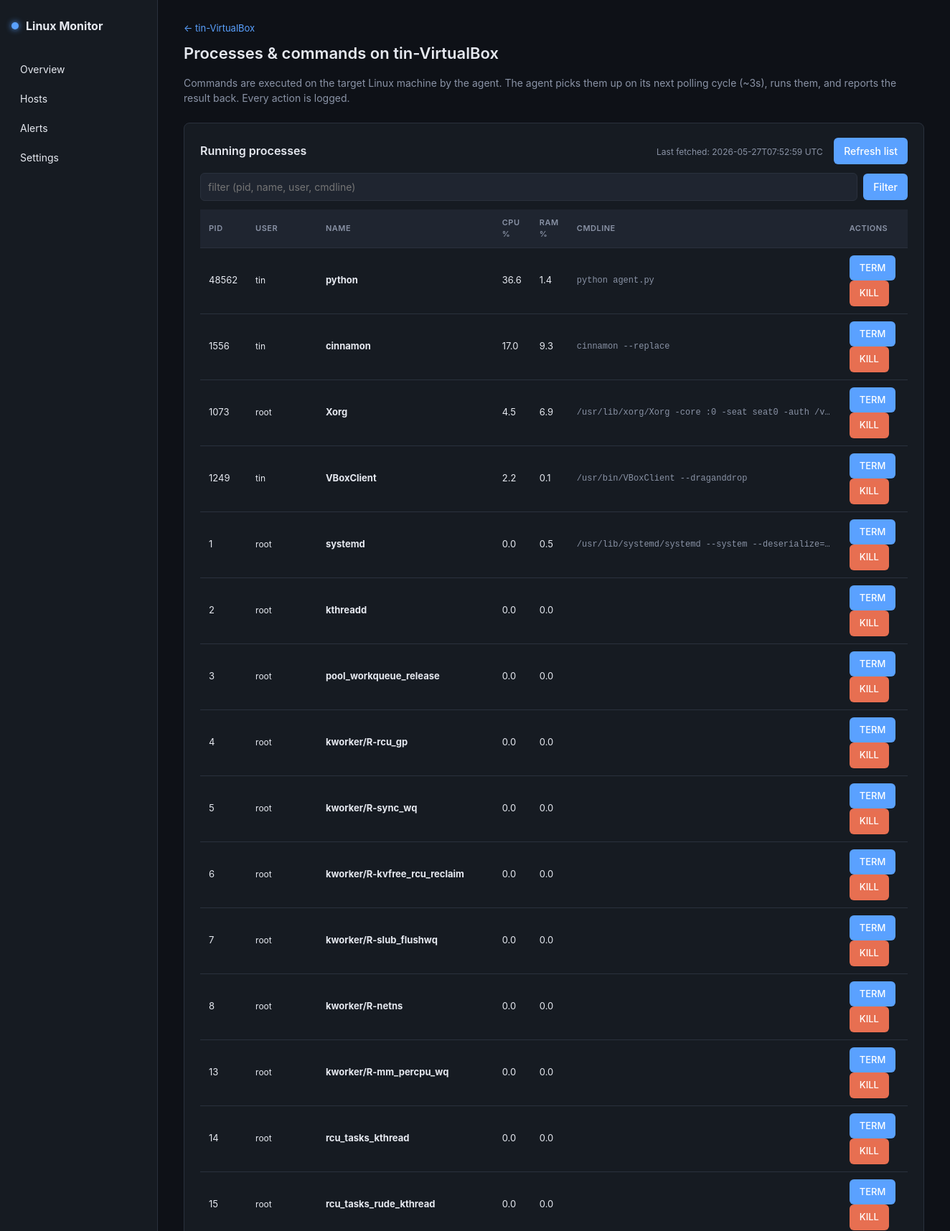
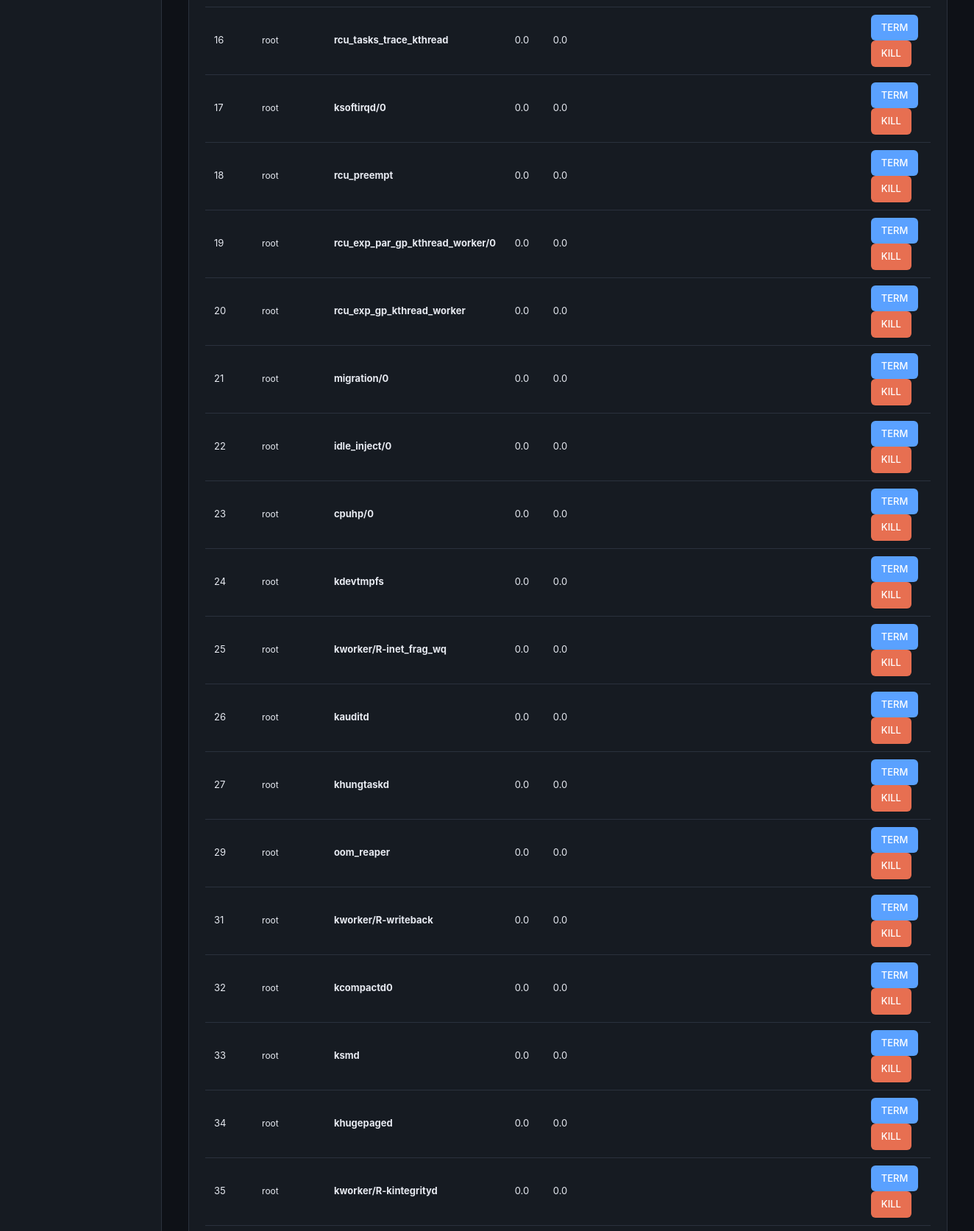
The page /hosts/1/processes (signed in, upper part) on the database its author committed (2 pictures, top to bottom).
### tables this page shows
CREATE TABLE hosts (
                id               INTEGER PRIMARY KEY AUTOINCREMENT,
                hostname         TEXT NOT NULL UNIQUE,
                api_key          TEXT NOT NULL UNIQUE,
                registered_at    TEXT NOT NULL,
                last_seen        TEXT,
                polling_interval INTEGER NOT NULL DEFAULT 5,
                active           INTEGER NOT NULL DEFAULT 1,
                description      TEXT DEFAULT ''
            );

CREATE TABLE commands (
                id          INTEGER PRIMARY KEY AUTOINCREMENT,
                host_id     INTEGER NOT NULL,
                type        TEXT NOT NULL,        -- list_processes | kill_process | exec
                payload     TEXT NOT NULL,        -- JSON string
                status      TEXT NOT NULL DEFAULT 'pending', -- pending|executing|done|failed
                created_at  TEXT NOT NULL,
                executed_at TEXT,
                exit_code   INTEGER,
                result      TEXT,                  -- JSON string
                error       TEXT,
                issued_by   TEXT,                  -- username that queued the command
                FOREIGN KEY (host_id) REFERENCES hosts(id) ON DELETE CASCADE
            );

### server.py (the view, shortened to what this page needs)
@app.route("/hosts/<int:host_id>/processes", methods=["GET", "POST"])
@login_required
def host_processes(host_id):
    host = HostService.get(host_id)
    if not host:
        abort(404)
    processes, last_refresh = CommandService.process_view(host_id, request.args.get("q", ""))
    return render_template("processes.html",
                           host=host, processes=processes,
                           last_refresh=last_refresh, q=request.args.get("q", "").strip(),
                           history=CommandService.history(host_id, limit=15))

### database.py (called while the page is built)
@contextmanager
def get_conn():
    conn = sqlite3.connect(DB_PATH)
    conn.row_factory = sqlite3.Row
    conn.execute("PRAGMA foreign_keys = ON")
    try:
        yield conn
        conn.commit()
    finally:
        conn.close()

def get_host(host_id: int):
    with get_conn() as c:
        row = c.execute("SELECT * FROM hosts WHERE id = ?", (host_id,)).fetchone()
        return dict(row) if row else None

def list_commands(host_id: int, limit: int = 30, types: list = None) -> list:
    sql = "SELECT * FROM commands WHERE host_id = ?"
    params = [host_id]
    if types:
        sql += f" AND type IN ({','.join('?'*len(types))})"
        params.extend(types)
    sql += " ORDER BY created_at DESC LIMIT ?"
    params.append(limit)
    with get_conn() as c:
        rows = c.execute(sql, params).fetchall()
        out = []
        for r in rows:
            d = dict(r)
            try: d["payload"] = _json.loads(d["payload"]) if d["payload"] else {}
            except Exception: d["payload"] = {}
            try: d["result"] = _json.loads(d["result"]) if d["result"] else None
            except Exception: d["result"] = None
            out.append(d)
        return out

def get_latest_process_list(host_id: int):
    with get_conn() as c:
        row = c.execute(
            """SELECT * FROM commands
               WHERE host_id = ? AND type = 'list_processes' AND status = 'done'
               ORDER BY executed_at DESC LIMIT 1""",
            (host_id,),
        ).fetchone()
        if not row:
            return None
        d = dict(row)
        try:
            d["result"] = _json.loads(d["result"]) if d["result"] else None
        except Exception:
            d["result"] = None
        return d

def cleanup_stuck_commands(stale_minutes: int = 5):
    cutoff = (datetime.utcnow() - timedelta(minutes=stale_minutes)).isoformat(timespec="seconds")
    with get_conn() as c:
        c.execute(
            """UPDATE commands
               SET status = 'failed', error = 'timeout: agent did not return a result',
                   executed_at = ?
               WHERE status = 'executing' AND created_at < ?""",
            (datetime.utcnow().isoformat(timespec="seconds"), cutoff),
        )

### server.py (called while the page is built)
def login_required(fn):
    @wraps(fn)
    def wrapper(*args, **kwargs):
        if "user_id" not in session:
            return redirect(url_for("login", next=request.path))
        return fn(*args, **kwargs)
    return wrapper

### templates/processes.html (shortened to what this page needs)
{% extends "base.html" %}
{% block content %}
<header class="page-head">
  <a href="{{ url_for('host_detail', host_id=host.id) }}" class="back-link">← {{ host.hostname }}</a>
  <h1>Processes &amp; commands on {{ host.hostname }}</h1>
  <p class="muted">
    Commands are executed on the target Linux machine by the agent.
    The agent picks them up on its next polling cycle (~{{ host.polling_interval }}s),
    runs them, and reports the result back. Every action is logged.
  </p>
</header>
<section class="card">
  <div class="card-header-row">
    <h2>Running processes</h2>
    <div>
      <span class="muted small">
        {% if last_refresh %}
          Last fetched: {{ last_refresh }} UTC
        {% else %}
          No process list fetched yet.
        {% endif %}
      </span>
      <form method="post" class="inline-form" style="display:inline-block; margin-left: 12px;">
        <button type="submit">Refresh list</button>
      </form>
    </div>
  </div>
  {% if processes %}
  <form method="get" class="form-row" style="margin-bottom: 12px;">
    <input type="text" name="q" value="{{ q }}" placeholder="filter (pid, name, user, cmdline)">
    <button type="submit">Filter</button>
  </form>
  <table class="data-table">
    <thead>
      <tr>
        <th>PID</th><th>User</th><th>Name</th>
        <th>CPU %</th><th>RAM %</th><th>Cmdline</th><th>Actions</th>
      </tr>
    </thead>
    <tbody>
      {% for p in processes %}
      <tr>
        <td>{{ p.pid }}</td>
        <td class="small">{{ p.user or '?' }}</td>
        <td><strong>{{ p.name }}</strong></td>
        <td>{{ "%.1f"|format(p.cpu or 0) }}</td>
        <td>{{ "%.1f"|format(p.mem or 0) }}</td>
        <td class="cmdline small">{{ p.cmdline or '' }}</td>
        <td>
          <form method="post" class="inline-form"
                onsubmit="return confirm('Send SIGTERM to PID={{ p.pid }} ({{ p.name }})?');">
            <button type="submit">TERM</button>
          </form>
          <form method="post" class="inline-form"
                onsubmit="return confirm('WARNING: SIGKILL is non-graceful. Continue for PID={{ p.pid }}?');">
            <button type="submit" class="danger">KILL</button>
          </form>
        </td>
      </tr>
      {% endfor %}
    </tbody>
  </table>
  {% else %}
  <p class="muted">
    No process list available. Click <strong>Refresh list</strong> so the agent
    fetches the current processes on its next cycle.
  </p>
  {% endif %}
</section>
{% endblock %}

### static/style.css (style rules this page uses)
:root { --bg-0: #0e1117; --bg-1: #161b22; --bg-2: #1f2530; --bg-3: #2a313d; --border: #2a313d; --text: #e6e9f0; --text-muted: #8a93a6; --accent: #5aa1ff; --accent-2: #7ed957; --warning: #f4a261; --critical: #e76f51; --ok: #7ed957; }
* { box-sizing: border-box; }
html, body { margin: 0; padding: 0; background: var(--bg-0); color: var(--text); font-family: -apple-system, BlinkMacSystemFont, "Segoe UI", Roboto, "Helvetica Neue", Arial, sans-serif; font-size: 14px; line-height: 1.5; }
a { color: var(--accent); text-decoration: none; }
.small { font-size: 12px; }
.muted { color: var(--text-muted); }
.page-head { margin-bottom: 24px; }
.page-head h1 { margin: 0 0 4px; font-size: 22px; font-weight: 600; }
.back-link { display: inline-block; margin-bottom: 8px; font-size: 13px; }
.card { background: var(--bg-1); border: 1px solid var(--border); border-radius: 8px; padding: 20px 22px; margin-bottom: 20px; }
.card h2 { margin: 0 0 12px; font-size: 16px; font-weight: 600; }
button, input[type=submit] { background: var(--accent); color: white; border: none; padding: 8px 14px; border-radius: 6px; cursor: pointer; font: inherit; font-weight: 500; }
button.danger { background: var(--critical); }
input[type=text], input[type=password], input[type=number] { background: var(--bg-2); border: 1px solid var(--border); color: var(--text); padding: 8px 10px; border-radius: 6px; font: inherit; }
.form-row { display: flex; gap: 8px; align-items: center; flex-wrap: wrap; }
.form-row input[type=text] { flex: 1; min-width: 180px; }
.data-table { width: 100%; border-collapse: collapse; font-size: 13px; }
.data-table th, .data-table td { text-align: left; padding: 10px 12px; border-bottom: 1px solid var(--border); vertical-align: middle; }
.data-table th { background: var(--bg-2); font-size: 11px; text-transform: uppercase; letter-spacing: .5px; color: var(--text-muted); font-weight: 600; }
.inline-form { display: inline-flex; gap: 6px; align-items: center; }

### templates/processes.html (style rules this page uses)
.card-header-row { display: flex; justify-content: space-between; align-items: center; margin-bottom: 12px; }
.card-header-row h2 { margin: 0; }
.cmdline { font-family: ui-monospace, "SF Mono", Consolas, monospace; color: var(--text-muted); max-width: 380px; overflow: hidden; text-overflow: ellipsis; white-space: nowrap; }

### rows shown on the page
hosts: hostname "tin-VirtualBox", polling_interval "3"
commands: executed_at "2026-05-27T07:52:59"

### other values the page prints
{{ p.pid }} "48562" "1556" "1073" "1249" "1" "2" "3" "4" "5" "6" "7" "8" "13" "14" "15" "16" "17" "18" "19" "20" "21" "22" "23" "24" "25" "26" "27" "29" "31" "32" "33" "34" "35"
{{ p.user or '?' }} "tin" "tin" "root" "tin" "root" "root" "root" "root" "root" "root" "root" "root" "root" "root" "root" "root" "root" "root" "root" "root" "root" "root" "root" "root" "root" "root" "root" "root" "root" "root" "root" "root" "root"
{{ p.name }} "python" "cinnamon" "Xorg" "VBoxClient" "systemd" "kthreadd" "pool_workqueue_release" "kworker/R-rcu_gp" "kworker/R-sync_wq" "kworker/R-kvfree_rcu_reclaim" "kworker/R-slub_flushwq" "kworker/R-netns" "kworker/R-mm_percpu_wq" "rcu_tasks_kthread" "rcu_tasks_rude_kthread" "rcu_tasks_trace_kthread" "ksoftirqd/0" "rcu_preempt" "rcu_exp_par_gp_kthread_worker/0" "rcu_exp_gp_kthread_worker" "migration/0" "idle_inject/0" "cpuhp/0" "kdevtmpfs" "kworker/R-inet_frag_wq" "kauditd" "khungtaskd" "oom_reaper" "kworker/R-writeback" "kcompactd0" "ksmd" "khugepaged" "kworker/R-kintegrityd"
{{ "%.1f"|format(p.cpu or 0) }} "36.6" "17.0" "4.5" "2.2" "0.0" "0.0" "0.0" "0.0" "0.0" "0.0" "0.0" "0.0" "0.0" "0.0" "0.0" "0.0" "0.0" "0.0" "0.0" "0.0" "0.0" "0.0" "0.0" "0.0" "0.0" "0.0" "0.0" "0.0" "0.0" "0.0" "0.0" "0.0" "0.0"
{{ "%.1f"|format(p.mem or 0) }} "1.4" "9.3" "6.9" "0.1" "0.5" "0.0" "0.0" "0.0" "0.0" "0.0" "0.0" "0.0" "0.0" "0.0" "0.0" "0.0" "0.0" "0.0" "0.0" "0.0" "0.0" "0.0" "0.0" "0.0" "0.0" "0.0" "0.0" "0.0" "0.0" "0.0" "0.0" "0.0" "0.0"
{{ p.cmdline or '' }} "python agent.py" "cinnamon --replace" "/usr/lib/xorg/Xorg -core :0 -seat seat0 -auth /v…" "/usr/bin/VBoxClient --draganddrop" "/usr/lib/systemd/systemd --system --deserialize=…"
